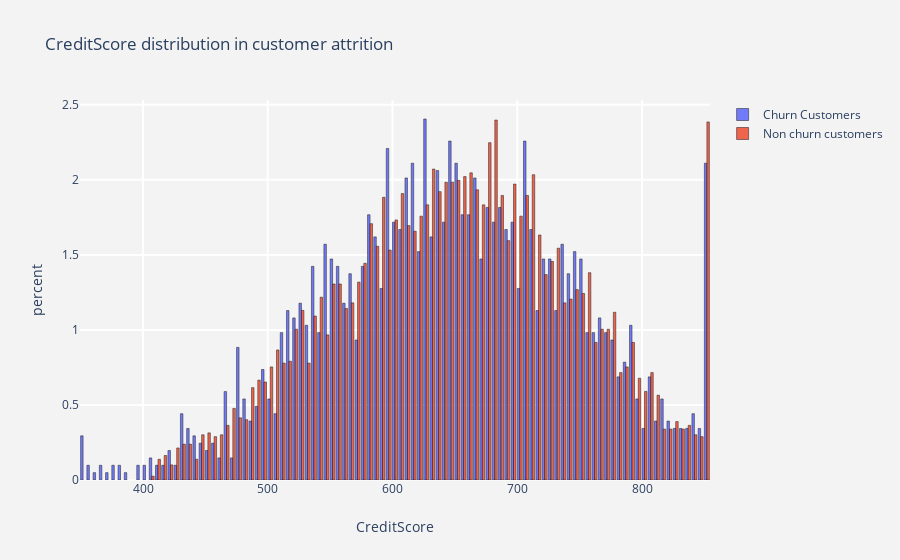

The code cell stored with this chart in its notebook:
### Markdown cell above
<h3><b>:::::The function is called to visualize the numerical feature (Credit Score):::::</b></h3><br>
<ol>
    <li>The mean of the churn customers credit score is 625-629. </li>
    <li>The mean of the Non churn customers credit score is 680-684. </li>
</ol>

### Code cell
histogram(numerical_column[0])

### Figure 1 — Plotly figure (JSON) as saved in the notebook; plotly's stock layout.template omitted (floating-point values rounded to 4 significant figures; data arrays with more than 128 entries replaced by an {"elided": "..."} marker saying what was removed)
{"data": [{"histnorm": "percent", "marker": {"line": {"color": "black", "width": 0.5}}, "name": "Churn Customers", "opacity": 0.9, "type": "histogram", "x": {"elided": "2037 int values"}}, {"histnorm": "percent", "marker": {"line": {"color": "black", "width": 0.5}}, "name": "Non churn customers", "opacity": 0.9, "type": "histogram", "x": {"elided": "7963 int values"}}], "layout": {"paper_bgcolor": "rgb(243,243,243)", "plot_bgcolor": "rgb(243,243,243)", "title": {"text": "CreditScore distribution in customer attrition "}, "xaxis": {"gridcolor": "rgb(255, 255, 255)", "gridwidth": 2, "ticklen": 5, "title": {"text": "CreditScore"}, "zerolinewidth": 1}, "yaxis": {"gridcolor": "rgb(255, 255, 255)", "gridwidth": 2, "ticklen": 5, "title": {"text": "percent"}, "zerolinewidth": 1}}}
